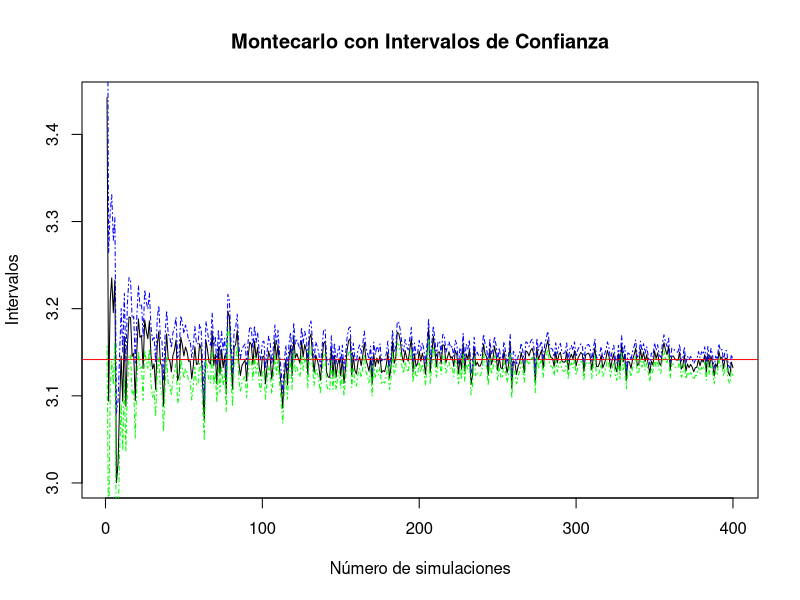

Source code (R):
from <- 0
to <- 2
n <- 10000
f <- function (x) {sqrt(4-x^2)}

monteCarlo <- function(n, alpha = 0.05) {
  x <- runif(n, from, to)
  estimador <- 2*mean(f(x))
  cuantil <- qnorm(alpha/2, lower.tail = FALSE)
  varianza <- var(f(x))
  limsup <- estimador + cuantil*sqrt(varianza/n)
  liminf <- estimador - cuantil*sqrt(varianza/n)
  
  return(list(est=estimador, limsup = limsup, liminf = liminf))
}



N <- seq(10, 10000, by = 25)
res <- sapply(N, FUN = monteCarlo)
plot(as.numeric(res[1,]), type = "l",ylab="Intervalos",xlab="Número de simulaciones",main="Montecarlo con Intervalos de Confianza")
abline(h=pi, col = "red")
lines(as.numeric(res[2,]), col = "blue", lty=4)
lines(as.numeric(res[3,]), col = "green", lty=4)

print(monteCarlo(100000, .05))
